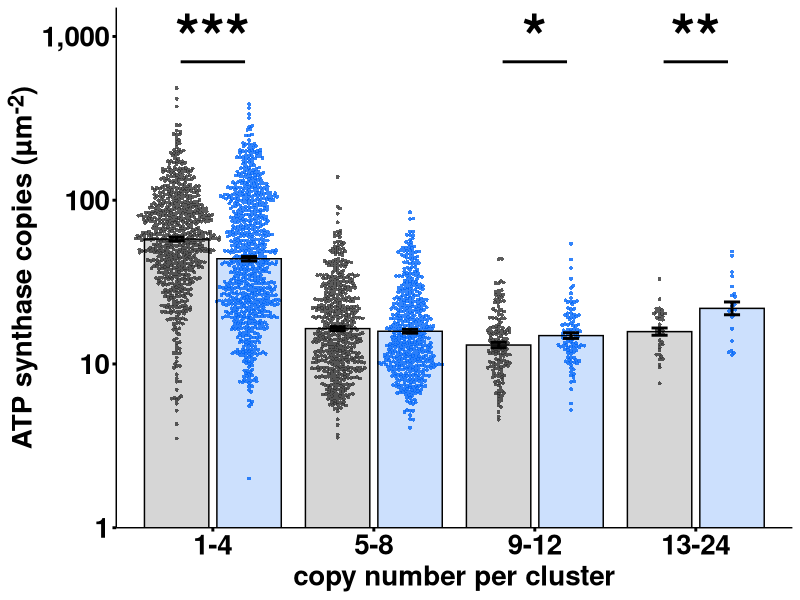

Source code (R):
## ---- chunk 1

# Global chunk options: hide messages & warnings everywhere
knitr::opts_chunk$set(
	echo = TRUE,
	message = FALSE,
	warning = FALSE
)
## ---- chunk 2
# === Libraries ===
library(dplyr)
library(readr)
library(ggplot2)
library(ggbeeswarm)
library(rstatix)
library(car)        # for Levene's test
library(ggtext)     # for element_markdown()
library(jsonlite)
library(ggpubr)
library(tidyverse)

# === Read and prepare data ===
OSCP <- read_csv("./ATP_synthase_clusters.csv") %>%
  mutate(bin = factor(bin, levels = c("1-4", "5-8", "9-12", "13-24")))

OSCP %>% arrange(Date, Condition, mito_id)

# === Animals per condition (check) ===
OSCP %>%
  distinct(Date, Condition) %>%
  count(Condition, name = "n_animal")
# === Clusters per condition (check) ===
OSCP %>%
  count(Condition, name = "n_clusters")


# === Normality and test selection ===
if (TRUE) {
  
  # 1. Shapiro-Wilk test for normality per group
  shapiro_results <- OSCP %>%
    group_by(Condition) %>%
    summarise(
      shapiro_p = shapiro.test(total_copies )$p.value,
      .groups = "drop"
    )
  shapiro_results
  
  # 2. If all groups pass Shapiro -> check variance with Levene
  if (all(shapiro_results$shapiro_p > 0.05)) {
    levene <- leveneTest(total_copies  ~ Condition, data = OSCP, center = median)
    levene
    
    # 3a. Equal variances -> Student’s t-test
    if (levene$`Pr(>F)`[1] > 0.05) {
      stat_res <- t.test(total_copies  ~ Condition, data = OSCP, var.equal = TRUE)
      test_used <- "Student's t-test"
      
    # 3b. Unequal variances -> Welch’s t-test
    } else {
      stat_res <- t.test(total_copies  ~ Condition, data = OSCP, var.equal = FALSE)
      test_used <- "Welch's t-test"
    }
    
  # 4. If any group fails Shapiro -> Wilcoxon rank-sum
  } else {
    stat_res <- wilcox.test(total_copies  ~ Condition, data = OSCP, exact = FALSE)
    test_used <- "Wilcoxon rank-sum test"
  }
  
  # Output
  test_used
  stat_res
}

# === Wilcoxon test per bin ===
pvals <- OSCP %>%
  group_by(bin) %>%
  summarise(
    p = tryCatch(
      suppressWarnings(wilcox.test(total_copies ~ Condition)$p.value),
      error = function(e) NA_real_
    ),
    .groups = "drop"
  ) %>%
  mutate(
    group1 = "Control",
    group2 = "TTX",
    y.position = 1000,
    p.adj.signif = case_when(
      is.na(p) ~ "",
      p < 0.001 ~ "***",
      p < 0.01 ~ "**",
      p < 0.05 ~ "*",
      TRUE ~ "ns"
    ),
    bin_numeric = as.numeric(bin)
  ) %>%
  filter(p.adj.signif != "ns" & p.adj.signif != "")  

pvals
ggplot(OSCP, aes(x = bin, y = total_copies)) +
  geom_beeswarm(
    aes(color = Condition),
    cex = 0.5,
    priority = "random",
    size = 1,
    shape = 16,
    dodge.width = 0.9,
    alpha = 0.8,
    corral = "random"
  ) +
    # === Bar with mean ± SEM instead of boxplot ===
  stat_summary(
    aes(group = interaction(bin, Condition), fill = Condition),
    fun = mean,
    geom = "bar",
    position = position_dodge(width = 0.9),
    width = 0.8,
    color = "black",
    alpha = 0.2   # << transparency here
  ) +
  stat_summary(
    aes(group = interaction(bin, Condition)),
    fun.data = mean_se,   # mean ± SEM
    geom = "errorbar",
    position = position_dodge(width = 0.9),
    width = 0.2,
    size = 1
  ) +
  # Only draw bars for bins with significant stars
  geom_segment(
    data = pvals,
    aes(
      x = bin_numeric - 0.2,
      xend = bin_numeric + 0.2,
      y = y.position - 0.3 * y.position,
      yend = y.position - 0.3 * y.position
    ),
    inherit.aes = FALSE,
    size = 1,
    color = "black"
  ) +
  # Add stars
  geom_text(
    data = pvals,
    aes(
      x = bin_numeric,
      y = y.position,
      label = p.adj.signif
    ),
    size = 16,
    fontface = "bold",
    inherit.aes = FALSE
  ) +
  scale_y_log10(
    limits = c(1, 1500),
    breaks = c(1, 10, 100, 1000),
    labels = scales::comma_format(),
    expand = c(0, 0)
  ) +
  scale_color_manual(values = c("Control" = "grey20", "TTX" = "#0065F8")) +
  scale_fill_manual(values = c("Control" = "grey20", "TTX" = "#0065F8")) +
  labs(
    x = "copy number per cluster",
    y = "ATP synthase copies (&micro;m<sup>-2</sup>)",
    color = NULL,
    fill = NULL
  ) +
  theme_classic() +
  theme(
    axis.title.y = element_markdown(),
    panel.grid = element_blank(),
    panel.background = element_rect(fill = "transparent"),
    plot.background = element_rect(fill = "transparent", color = NA),
    legend.position = "none",
    text = element_text(size = 20, color = "black", face = "bold"),
    axis.text.x = element_text(size = 20, face = "bold", color = "black"),
    axis.text.y = element_text(size = 20, face = "bold", color = "black"),
    axis.ticks = element_line(size = 1, color = "black"),
    axis.line = element_line(size = 0.5, colour = "black")
  )
